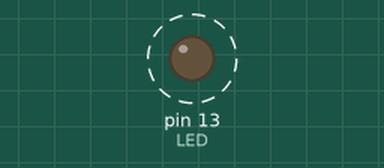
Simulated run of this sketch. Board: Arduino Uno, built with avr-gcc and run on an emulated ATmega328P. On the bench: output pins drawn as LEDs (lit = HIGH). Dashed ring = blinking.

Above: at 0.2 s.
Timing chart, 0 to 3.0 s (numbered marks = the images above):
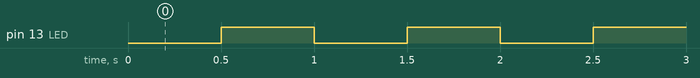

The sketch:

TCNT0_Flash_500ms.ino
```cpp
#include <avr/io.h>
#include <avr/interrupt.h>

// volatile makes the compiler load this variable from RAM
// and not from storage register which may be outdated
volatile uint8_t counter = 0;
// this counts the number of timer overflows

int main(void)
{
  DDRB |= (1 << DDB5);     // set Arduino pin 13 as output
  TCCR0A |= (1 << WGM01);  // Set the Timer Mode to CTC
  OCR0A = 249;             // Set the value that we want TC0 to count to (249)
  TIMSK0 |= (1 << OCIE0A); //Set the ISR COMPA vect
  sei();                   //enable global interrupts
  TCCR0B |= (1 << CS02);   // set prescaler to 256 and start the timer

  while (1)
  {
    if (counter >= 125) {   // 4ms * 125 = 0.5 sec
      PORTB ^= (1 << 5);    // toggle pin 13 LED every 0.5s
      counter = 0;          // reset the counter
    }
  }
}

ISR (TIMER0_COMPA_vect)  // timer0 compare A register interrupt
{
  // Interrupt Service Routine should be as short as possible
  // every 4ms increment counter
  counter++;
}
```

Measured:
- by itself, pin 13 (LED): alternates HIGH for 0.50 s and LOW for 0.50 s
